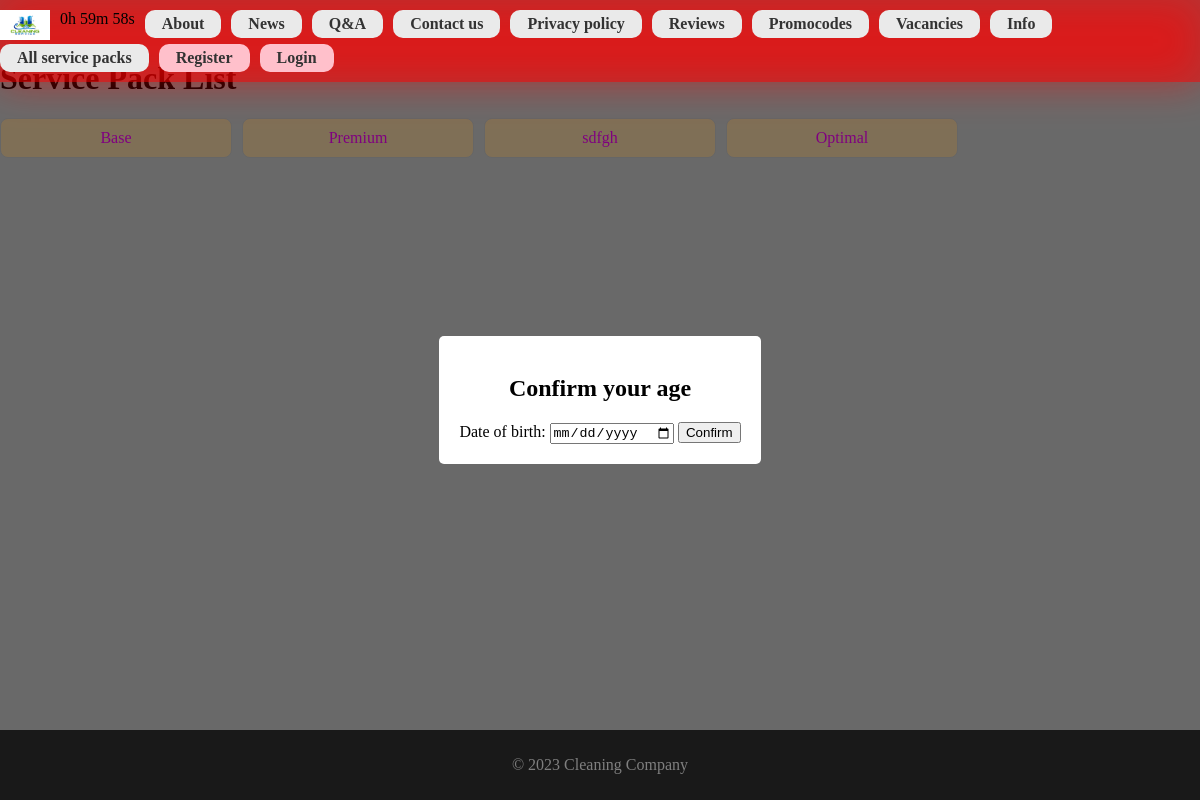
Screenshot of /cleaning/servicepacks/ with the database file from the repository.
### cleaning/models.py (models this page shows, shortened)
class ServicePack(models.Model):
    naming = models.CharField(max_length=200, help_text="Enter the service pack naming")
    service = models.ManyToManyField(Service, help_text='Select a service for this service pack')
    purchase_count = models.PositiveIntegerField(default=0)
    def get_absolute_url(self):
        return reverse('servicepack-detail', args=[str(self.id)])
    def display_service(self):
        return ', '.join(service.name for service in self.service.all()[:3])
    display_service.short_description = 'Service'

### cleaning/views.py (the view)
# urls.py: path('servicepacks/', views.ServicePackListView.as_view(), name='servicepacks'),
class ServicePackListView(generic.ListView):
    model = ServicePack
    template_name = 'cleaning/servicepack_list.html'

### cleaning/templates/cleaning/servicepack_list.html
{% extends "base_generic.html" %}
{% load static %}
{% block styling %}
    <link rel="stylesheet" href="{% static 'cleaning/css/servicepack_list.css' %}">
{% endblock %}
{% block content %}
    <h1>Service Pack List</h1>
    <div class="servicepack-grid">
        {% if servicepack_list %}
            {% for servicepack in servicepack_list %}
                <div class="servicepack-item">
                    <a href="{{ servicepack.get_absolute_url }}">{{ servicepack.naming }}</a>
                </div>
            {% endfor %}
        {% else %}
            <p>There are no service packs.</p>
        {% endif %}
    </div>
{% endblock %}

### cleaning/static/cleaning/css/styles.css (style rules this page uses)
body { display: flex; flex-direction: column; min-height: 100vh; margin: 0; background-color: #d3d3d3; }

### cleaning/static/cleaning/css/age.css (style rules this page uses)
body.modal-open { overflow: hidden; }

### cleaning/static/cleaning/css/servicepack_list.css (style rules this page uses)
.servicepack-grid { display: grid; grid-template-columns: repeat(auto-fill, minmax(200px, 1fr)); grid-gap: 10px; }
.servicepack-item { border: 1px solid #ccc; padding: 10px; text-align: center; background: linear-gradient(to right, transparent 50%, navajowhite 50%); background-size: 200% 100%; background-position: right; transition: background-position 0.3s; border-radius: 8px; }
.servicepack-item a { text-decoration: none; color: magenta; display: block; }

### rows the page displays
ServicePack: naming "Base"
ServicePack: naming "Premium"
ServicePack: naming "sdfgh"
ServicePack: naming "Optimal"
